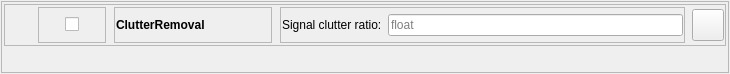
<?xml version="1.0" encoding="UTF-8"?>
<ui version="4.0">
 <class>topLevelForm</class>
 <widget class="QWidget" name="topLevelForm">
  <property name="geometry">
   <rect>
    <x>0</x>
    <y>0</y>
    <width>730</width>
    <height>74</height>
   </rect>
  </property>
  <property name="sizePolicy">
   <sizepolicy hsizetype="Preferred" vsizetype="Minimum">
    <horstretch>0</horstretch>
    <verstretch>0</verstretch>
   </sizepolicy>
  </property>
  <property name="maximumSize">
   <size>
    <width>800</width>
    <height>100</height>
   </size>
  </property>
  <property name="windowTitle">
   <string>Form</string>
  </property>
  <layout class="QVBoxLayout" name="verticalLayout">
   <property name="leftMargin">
    <number>1</number>
   </property>
   <property name="topMargin">
    <number>1</number>
   </property>
   <property name="rightMargin">
    <number>1</number>
   </property>
   <property name="bottomMargin">
    <number>1</number>
   </property>
   <item>
    <widget class="QFrame" name="frame_6">
     <property name="frameShape">
      <enum>QFrame::StyledPanel</enum>
     </property>
     <property name="frameShadow">
      <enum>QFrame::Raised</enum>
     </property>
     <layout class="QVBoxLayout" name="verticalLayout_3">
      <property name="leftMargin">
       <number>1</number>
      </property>
      <property name="topMargin">
       <number>1</number>
      </property>
      <property name="rightMargin">
       <number>1</number>
      </property>
      <property name="bottomMargin">
       <number>1</number>
      </property>
      <item>
       <widget class="QWidget" name="DataProcessorSettingsWidget" native="true">
        <layout class="QHBoxLayout" name="horizontalLayout_10">
         <property name="leftMargin">
          <number>1</number>
         </property>
         <property name="topMargin">
          <number>1</number>
         </property>
         <property name="rightMargin">
          <number>1</number>
         </property>
         <property name="bottomMargin">
          <number>1</number>
         </property>
         <item>
          <widget class="QFrame" name="frame">
           <property name="sizePolicy">
            <sizepolicy hsizetype="Preferred" vsizetype="Minimum">
             <horstretch>0</horstretch>
             <verstretch>0</verstretch>
            </sizepolicy>
           </property>
           <property name="frameShape">
            <enum>QFrame::StyledPanel</enum>
           </property>
           <property name="frameShadow">
            <enum>QFrame::Raised</enum>
           </property>
           <layout class="QHBoxLayout" name="horizontalLayout_12">
            <property name="leftMargin">
             <number>1</number>
            </property>
            <property name="topMargin">
             <number>1</number>
            </property>
            <property name="rightMargin">
             <number>1</number>
            </property>
            <property name="bottomMargin">
             <number>1</number>
            </property>
            <item>
             <widget class="QLabel" name="DataProcessorStateLabel">
              <property name="sizePolicy">
               <sizepolicy hsizetype="Fixed" vsizetype="Minimum">
                <horstretch>0</horstretch>
                <verstretch>0</verstretch>
               </sizepolicy>
              </property>
              <property name="minimumSize">
               <size>
                <width>25</width>
                <height>0</height>
               </size>
              </property>
              <property name="text">
               <string/>
              </property>
             </widget>
            </item>
            <item>
             <widget class="QWidget" name="ActivateCheckboxWidget" native="true">
              <property name="sizePolicy">
               <sizepolicy hsizetype="Fixed" vsizetype="Minimum">
                <horstretch>0</horstretch>
                <verstretch>0</verstretch>
               </sizepolicy>
              </property>
              <property name="minimumSize">
               <size>
                <width>70</width>
                <height>0</height>
               </size>
              </property>
              <layout class="QHBoxLayout" name="horizontalLayout_3">
               <property name="leftMargin">
                <number>1</number>
               </property>
               <property name="topMargin">
                <number>1</number>
               </property>
               <property name="rightMargin">
                <number>1</number>
               </property>
               <property name="bottomMargin">
                <number>1</number>
               </property>
               <item>
                <widget class="QFrame" name="frame_1">
                 <property name="frameShape">
                  <enum>QFrame::StyledPanel</enum>
                 </property>
                 <property name="frameShadow">
                  <enum>QFrame::Raised</enum>
                 </property>
                 <layout class="QHBoxLayout" name="horizontalLayout_7">
                  <property name="leftMargin">
                   <number>1</number>
                  </property>
                  <property name="topMargin">
                   <number>1</number>
                  </property>
                  <property name="rightMargin">
                   <number>1</number>
                  </property>
                  <property name="bottomMargin">
                   <number>1</number>
                  </property>
                  <item alignment="Qt::AlignHCenter|Qt::AlignVCenter">
                   <widget class="QCheckBox" name="ActivateDataProcessorCheckbox">
                    <property name="layoutDirection">
                     <enum>Qt::RightToLeft</enum>
                    </property>
                    <property name="text">
                     <string/>
                    </property>
                   </widget>
                  </item>
                 </layout>
                </widget>
               </item>
              </layout>
             </widget>
            </item>
            <item>
             <widget class="QWidget" name="dataProessorNameWidget" native="true">
              <property name="sizePolicy">
               <sizepolicy hsizetype="Fixed" vsizetype="Minimum">
                <horstretch>0</horstretch>
                <verstretch>0</verstretch>
               </sizepolicy>
              </property>
              <property name="minimumSize">
               <size>
                <width>160</width>
                <height>0</height>
               </size>
              </property>
              <layout class="QHBoxLayout" name="horizontalLayout_2">
               <property name="leftMargin">
                <number>1</number>
               </property>
               <property name="topMargin">
                <number>1</number>
               </property>
               <property name="rightMargin">
                <number>1</number>
               </property>
               <property name="bottomMargin">
                <number>1</number>
               </property>
               <item>
                <widget class="QFrame" name="frame_2">
                 <property name="frameShape">
                  <enum>QFrame::StyledPanel</enum>
                 </property>
                 <property name="frameShadow">
                  <enum>QFrame::Raised</enum>
                 </property>
                 <layout class="QHBoxLayout" name="horizontalLayout_4">
                  <property name="leftMargin">
                   <number>1</number>
                  </property>
                  <property name="topMargin">
                   <number>1</number>
                  </property>
                  <property name="rightMargin">
                   <number>1</number>
                  </property>
                  <property name="bottomMargin">
                   <number>1</number>
                  </property>
                  <item>
                   <widget class="QLabel" name="dataProcessorNameLabel">
                    <property name="enabled">
                     <bool>true</bool>
                    </property>
                    <property name="sizePolicy">
                     <sizepolicy hsizetype="Expanding" vsizetype="Fixed">
                      <horstretch>0</horstretch>
                      <verstretch>0</verstretch>
                     </sizepolicy>
                    </property>
                    <property name="minimumSize">
                     <size>
                      <width>0</width>
                      <height>32</height>
                     </size>
                    </property>
                    <property name="maximumSize">
                     <size>
                      <width>200</width>
                      <height>32</height>
                     </size>
                    </property>
                    <property name="font">
                     <font>
                      <bold>true</bold>
                     </font>
                    </property>
                    <property name="text">
                     <string>ClutterRemoval</string>
                    </property>
                   </widget>
                  </item>
                 </layout>
                </widget>
               </item>
              </layout>
             </widget>
            </item>
            <item>
             <widget class="QWidget" name="signalClutterRatioWidget" native="true">
              <property name="sizePolicy">
               <sizepolicy hsizetype="Preferred" vsizetype="Minimum">
                <horstretch>0</horstretch>
                <verstretch>0</verstretch>
               </sizepolicy>
              </property>
              <layout class="QHBoxLayout" name="horizontalLayout_11">
               <property name="leftMargin">
                <number>1</number>
               </property>
               <property name="topMargin">
                <number>1</number>
               </property>
               <property name="rightMargin">
                <number>1</number>
               </property>
               <property name="bottomMargin">
                <number>1</number>
               </property>
               <item>
                <widget class="QFrame" name="frame_5">
                 <property name="frameShape">
                  <enum>QFrame::StyledPanel</enum>
                 </property>
                 <property name="frameShadow">
                  <enum>QFrame::Raised</enum>
                 </property>
                 <layout class="QHBoxLayout" name="horizontalLayout_9">
                  <property name="leftMargin">
                   <number>1</number>
                  </property>
                  <property name="topMargin">
                   <number>1</number>
                  </property>
                  <property name="rightMargin">
                   <number>1</number>
                  </property>
                  <property name="bottomMargin">
                   <number>1</number>
                  </property>
                  <item>
                   <widget class="QLabel" name="signalClutterRatioLabel">
                    <property name="text">
                     <string>Signal clutter ratio:</string>
                    </property>
                   </widget>
                  </item>
                  <item>
                   <widget class="QLineEdit" name="signalClutterRatioLineEdit">
                    <property name="text">
                     <string/>
                    </property>
                    <property name="placeholderText">
                     <string>float</string>
                    </property>
                   </widget>
                  </item>
                 </layout>
                </widget>
               </item>
              </layout>
             </widget>
            </item>
            <item>
             <widget class="QPushButton" name="removeDataProcessorBtn">
              <property name="sizePolicy">
               <sizepolicy hsizetype="Fixed" vsizetype="Minimum">
                <horstretch>0</horstretch>
                <verstretch>0</verstretch>
               </sizepolicy>
              </property>
              <property name="minimumSize">
               <size>
                <width>32</width>
                <height>32</height>
               </size>
              </property>
              <property name="maximumSize">
               <size>
                <width>32</width>
                <height>32</height>
               </size>
              </property>
              <property name="text">
               <string/>
              </property>
             </widget>
            </item>
           </layout>
          </widget>
         </item>
        </layout>
       </widget>
      </item>
      <item>
       <widget class="QWidget" name="DataProcessorEvokeMessageWidget" native="true">
        <layout class="QHBoxLayout" name="horizontalLayout_13">
         <property name="leftMargin">
          <number>1</number>
         </property>
         <property name="topMargin">
          <number>1</number>
         </property>
         <property name="rightMargin">
          <number>1</number>
         </property>
         <property name="bottomMargin">
          <number>1</number>
         </property>
         <item>
          <widget class="QLabel" name="DataProcessorEvokeMessageLabel">
           <property name="text">
            <string/>
           </property>
          </widget>
         </item>
        </layout>
       </widget>
      </item>
     </layout>
    </widget>
   </item>
  </layout>
 </widget>
 <resources/>
 <connections/>
</ui>
